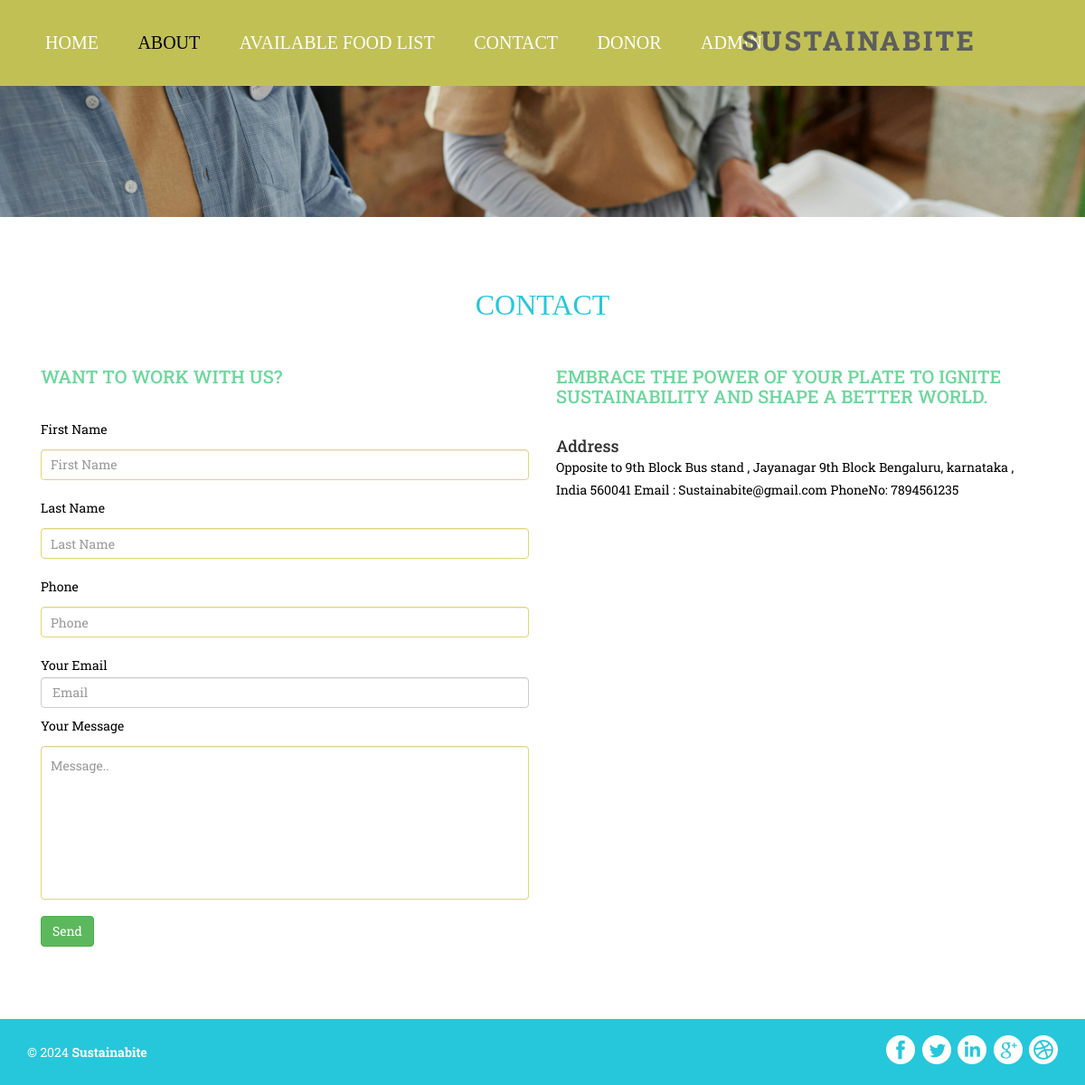
The page /contact.php on the database its author committed.
### tables this page shows
CREATE TABLE `tblpages` (
  `ID` int(11) NOT NULL,
  `PageType` varchar(200) DEFAULT NULL,
  `PageTitle` mediumtext DEFAULT NULL,
  `PageDescription` mediumtext DEFAULT NULL,
  `UpdationDate` timestamp NULL DEFAULT NULL ON UPDATE current_timestamp()
);

### contact.php (the view, shortened to what this page needs)
<!DOCTYPE html>
<html>
<head>
<link href="css/bootstrap.css" rel='stylesheet' type='text/css' />
<link href="css/style.css" rel="stylesheet" type="text/css" media="all" />
</head>
<body>
<?php include_once("includes/header.php");?>
<div class="banner page-head">
</div>
<div class="contact">
	<div class="container">
		<div class="contact-header">
			<h3>CONTACT</h3>
		</div>
		<div class="contact-gds">
			<div class="col-md-6 contact-top">
				<h3>Want to work with us?</h3>
				<form action="#" method="post">
					<div class="con-text">
						<span>First Name </span>
						<input type="text" class="form-control" placeholder="First Name" required="" name="fname">
					</div>
					<div class="con-text">
						<span>Last Name </span>
						<input type="text" class="form-control" placeholder="Last Name" required="" name="lname">
					</div>
					<div class="con-text">
						<span>Phone </span>
						<input type="text" class="form-control" placeholder="Phone" required="" name="phone" pattern="[0-9]+" maxlength="10">
					</div>
					<div class="con-text">
					  <span>Your Email </span>
					  <input type="email" class="form-control" placeholder="Email" required="" name="email">
					</div>
					<div class="con-text">
					  <span>Your Message</span>
					  <textarea class="form-control" rows="3" placeholder="Message.." required="" name="message"></textarea>
					</div>
					<button type="submit" class="btn btn-success" type="submit" name="submit">Send</button>
			</div></form>
			<div class="col-md-6 contact-top">
				<?php
$ret=mysqli_query($con,"select * from tblpages where PageType='contactus' ");
while ($row=mysqli_fetch_array($ret)) {
?>
				<h3 class="info"> <?php  echo $row['PageTitle'];?></h3>
					<h4 class="mb-lg-3 mb-2">Address </h4>
                     <p><?php  echo $row['PageDescription'];?></p>
			</div><?php } ?>
			<div class="clearfix"> </div>
		</div>
	</div>
</div>
<?php include_once("includes/footer.php");?>
</body>
</html>

### css/style.css (style rules this page uses)
body { margin:0; padding:0; background:#fff; font-family: 'Roboto Slab', serif; }
h1,h2,h3,h4,h5,h6 { margin:0; }
p { margin:0; }
.banner { background:url(../images/banner4.jpg) no-repeat 0px 0px; background-size:cover; -webkit-background-size: cover; -o-background-size: cover; -ms-background-size: cover; -moz-background-size: cover; min-height: 670px; }
.page-head { min-height: 145px !important; }
.contact { padding: 80px 0; }
.contact-header h3 { text-align: center; margin: 0; font-size: 32px; font-family: 'Droid Serif', serif; color: #26c7db; }
.contact-gds { margin-top:50px; }
.contact-top div input[type="text"],.contact-top div textarea { width: 100%; padding: 11px 10px; margin: 10px 0 18px 0; background: none; outline: none; border: 1px solid #e3d576; -webkit-appearance: none; }
.contact-top p { margin: 0 0 23px 0; color: #000; font-size: 14px; line-height: 1.8em; }
.con-text span { margin-bottom:10px; color: #000; font-size: 14px; line-height: 1.8em; }
.contact-top div textarea { height: 170px; resize: none; }
.con-text { margin-top: 0.5em; }
.contact-top h3 { text-transform:uppercase; margin: 0 0 35px 0; font-size: 20px; color: #6cd79c; }
.container:after { content: "\0020"; display: block; height: 0; clear: both; visibility: hidden; }
.clearfix:before, .clearfix:after, .row:before, .row:after { content: '\0020'; display: block; overflow: hidden; visibility: hidden; width: 0; height: 0; }
.row:after, .clearfix:after { clear: both; }
@media (max-width: 1440px) { .banner { min-height: 638px; } }
@media (max-width: 1366px) { .banner { min-height: 607px; } }
@media (max-width: 1280px) { .banner { min-height: 565px; } }

### rows shown on the page
tblpages: PageTitle "EMBRACE THE POWER OF YOUR PLATE TO IGNITE SUSTAINABILITY AND SHAPE A BETTER WORLD.", PageDescription "Opposite to 9th Block Bus stand , Jayanagar 9th Block Bengaluru, karnataka , India 560041 Email : Sustainabite@gmail.com PhoneNo: 7894561235"
